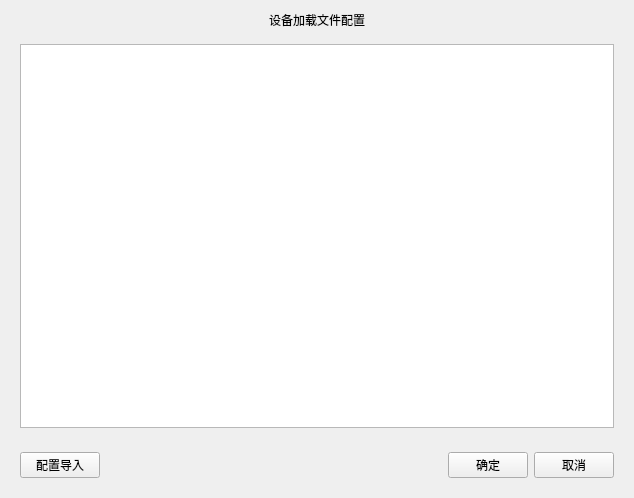
<?xml version="1.0" encoding="UTF-8"?>
<ui version="4.0">
 <class>AutoConfigWidget</class>
 <widget class="QWidget" name="AutoConfigWidget">
  <property name="geometry">
   <rect>
    <x>0</x>
    <y>0</y>
    <width>634</width>
    <height>498</height>
   </rect>
  </property>
  <property name="windowTitle">
   <string>自动化配置</string>
  </property>
  <property name="windowIcon">
   <iconset>
    <normalon>:/Image/autoConfig.png</normalon>
   </iconset>
  </property>
  <layout class="QVBoxLayout" name="verticalLayout">
   <item>
    <widget class="QLabel" name="label">
     <property name="maximumSize">
      <size>
       <width>16777215</width>
       <height>30</height>
      </size>
     </property>
     <property name="text">
      <string>设备加载文件配置</string>
     </property>
     <property name="alignment">
      <set>Qt::AlignCenter</set>
     </property>
    </widget>
   </item>
   <item>
    <widget class="QWidget" name="widget" native="true">
     <layout class="QVBoxLayout" name="verticalLayout_2">
      <item>
       <widget class="QTableWidget" name="tableWidget"/>
      </item>
     </layout>
    </widget>
   </item>
   <item>
    <widget class="QWidget" name="widget_2" native="true">
     <layout class="QHBoxLayout" name="horizontalLayout">
      <item>
       <widget class="QPushButton" name="cfgInputBtn">
        <property name="text">
         <string>配置导入</string>
        </property>
       </widget>
      </item>
      <item>
       <spacer name="horizontalSpacer">
        <property name="orientation">
         <enum>Qt::Horizontal</enum>
        </property>
        <property name="sizeHint" stdset="0">
         <size>
          <width>40</width>
          <height>20</height>
         </size>
        </property>
       </spacer>
      </item>
      <item>
       <widget class="QPushButton" name="beginCfgBtn">
        <property name="text">
         <string>确定</string>
        </property>
       </widget>
      </item>
      <item>
       <widget class="QPushButton" name="cancelOpBtn">
        <property name="text">
         <string>取消</string>
        </property>
       </widget>
      </item>
     </layout>
    </widget>
   </item>
  </layout>
 </widget>
 <resources/>
 <connections/>
</ui>
